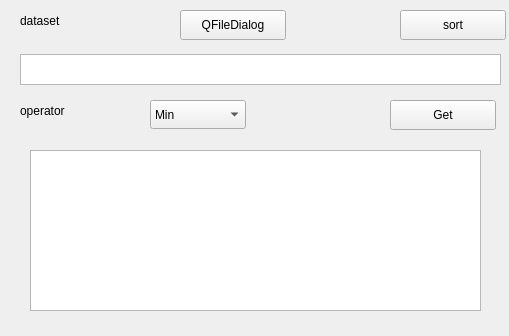
<?xml version="1.0" encoding="UTF-8"?>
<ui version="4.0">
 <class>MainWindow</class>
 <widget class="QMainWindow" name="MainWindow">
  <property name="geometry">
   <rect>
    <x>0</x>
    <y>0</y>
    <width>509</width>
    <height>336</height>
   </rect>
  </property>
  <property name="windowTitle">
   <string>MainWindow</string>
  </property>
  <widget class="QWidget" name="centralwidget">
   <widget class="QLabel" name="labelDataset">
    <property name="geometry">
     <rect>
      <x>20</x>
      <y>10</y>
      <width>80</width>
      <height>21</height>
     </rect>
    </property>
    <property name="text">
     <string>dataset</string>
    </property>
   </widget>
   <widget class="QPushButton" name="sortButton">
    <property name="geometry">
     <rect>
      <x>400</x>
      <y>10</y>
      <width>106</width>
      <height>30</height>
     </rect>
    </property>
    <property name="text">
     <string>sort</string>
    </property>
   </widget>
   <widget class="QTextEdit" name="textEditTime">
    <property name="geometry">
     <rect>
      <x>20</x>
      <y>54</y>
      <width>481</width>
      <height>31</height>
     </rect>
    </property>
   </widget>
   <widget class="QLabel" name="labelOperator">
    <property name="geometry">
     <rect>
      <x>20</x>
      <y>100</y>
      <width>80</width>
      <height>21</height>
     </rect>
    </property>
    <property name="text">
     <string>operator</string>
    </property>
   </widget>
   <widget class="QComboBox" name="comboBox">
    <property name="geometry">
     <rect>
      <x>150</x>
      <y>100</y>
      <width>96</width>
      <height>29</height>
     </rect>
    </property>
    <item>
     <property name="text">
      <string>Min</string>
     </property>
    </item>
    <item>
     <property name="text">
      <string>Max</string>
     </property>
    </item>
    <item>
     <property name="text">
      <string>10th</string>
     </property>
    </item>
    <item>
     <property name="text">
      <string>20th</string>
     </property>
    </item>
    <item>
     <property name="text">
      <string>100th</string>
     </property>
    </item>
   </widget>
   <widget class="QPushButton" name="getButton">
    <property name="geometry">
     <rect>
      <x>390</x>
      <y>100</y>
      <width>106</width>
      <height>30</height>
     </rect>
    </property>
    <property name="text">
     <string>Get</string>
    </property>
   </widget>
   <widget class="QTextEdit" name="textEditResult">
    <property name="geometry">
     <rect>
      <x>30</x>
      <y>150</y>
      <width>451</width>
      <height>161</height>
     </rect>
    </property>
   </widget>
   <widget class="QPushButton" name="pushButton">
    <property name="geometry">
     <rect>
      <x>180</x>
      <y>10</y>
      <width>106</width>
      <height>30</height>
     </rect>
    </property>
    <property name="text">
     <string>QFileDialog</string>
    </property>
   </widget>
  </widget>
 </widget>
 <resources/>
 <connections/>
</ui>
